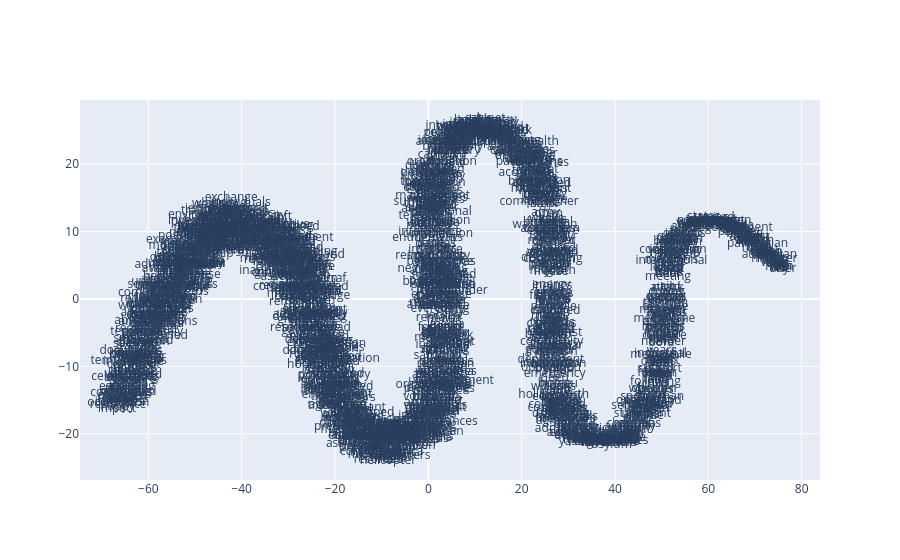

Notebook cell for this chart:
### Code cell
def graficar_con_plotly(x_vals, y_vals, etiquetas, en_notebook=True):
    """Visualiza los embeddings usando Plotly (interactivo)."""
    from plotly.offline import init_notebook_mode, iplot, plot
    import plotly.graph_objs as go

    traza = go.Scatter(x=x_vals, y=y_vals, mode='text', text=etiquetas)
    datos = [traza]

    if en_notebook:
        init_notebook_mode(connected=True)
        iplot(datos, filename='embedding-palabras')
    else:
        plot(datos, filename='embedding-palabras.html')


def graficar_con_matplotlib(x_vals, y_vals, etiquetas):
    """Visualiza los embeddings usando Matplotlib (estático)."""
    import matplotlib.pyplot as plt
    import random

    random.seed(0)

    plt.figure(figsize=(12, 12))
    plt.scatter(x_vals, y_vals)
    plt.title('Visualización de Embeddings Word2Vec (t-SNE)')
    plt.xlabel('Dimensión 1')
    plt.ylabel('Dimensión 2')

    # Etiquetar 25 puntos seleccionados al azar
    indices = list(range(len(etiquetas)))
    indices_seleccionados = random.sample(indices, 25)
    for i in indices_seleccionados:
        plt.annotate(etiquetas[i], (x_vals[i], y_vals[i]))

    plt.show()


def _nbformat_disponible(min_major=4, min_minor=2):
    try:
        import nbformat
        partes = nbformat.__version__.split('.')
        major = int(partes[0])
        minor = int(partes[1]) if len(partes) > 1 else 0
        return (major, minor) >= (min_major, min_minor)
    except Exception:
        return False


# Seleccionar la función de graficación apropiada
try:
    get_ipython()
    en_notebook = True
except Exception:
    en_notebook = False

if en_notebook and _nbformat_disponible():
    funcion_graficar = graficar_con_plotly
else:
    if en_notebook:
        print('nbformat>=4.2.0 no está disponible; usando Matplotlib como alternativa.')
    funcion_graficar = graficar_con_matplotlib

funcion_graficar(x_vals, y_vals, etiquetas)

### Figure 1 — Plotly figure (JSON) as saved in the notebook; plotly's stock layout.template omitted (floating-point values rounded to 4 significant figures; data arrays with more than 128 entries replaced by an {"elided": "..."} marker saying what was removed)
{"data": [{"mode": "text", "text": {"elided": "1750 str values"}, "type": "scatter", "x": {"elided": "1750 float values"}, "y": {"elided": "1750 float values"}}], "layout": {}}
